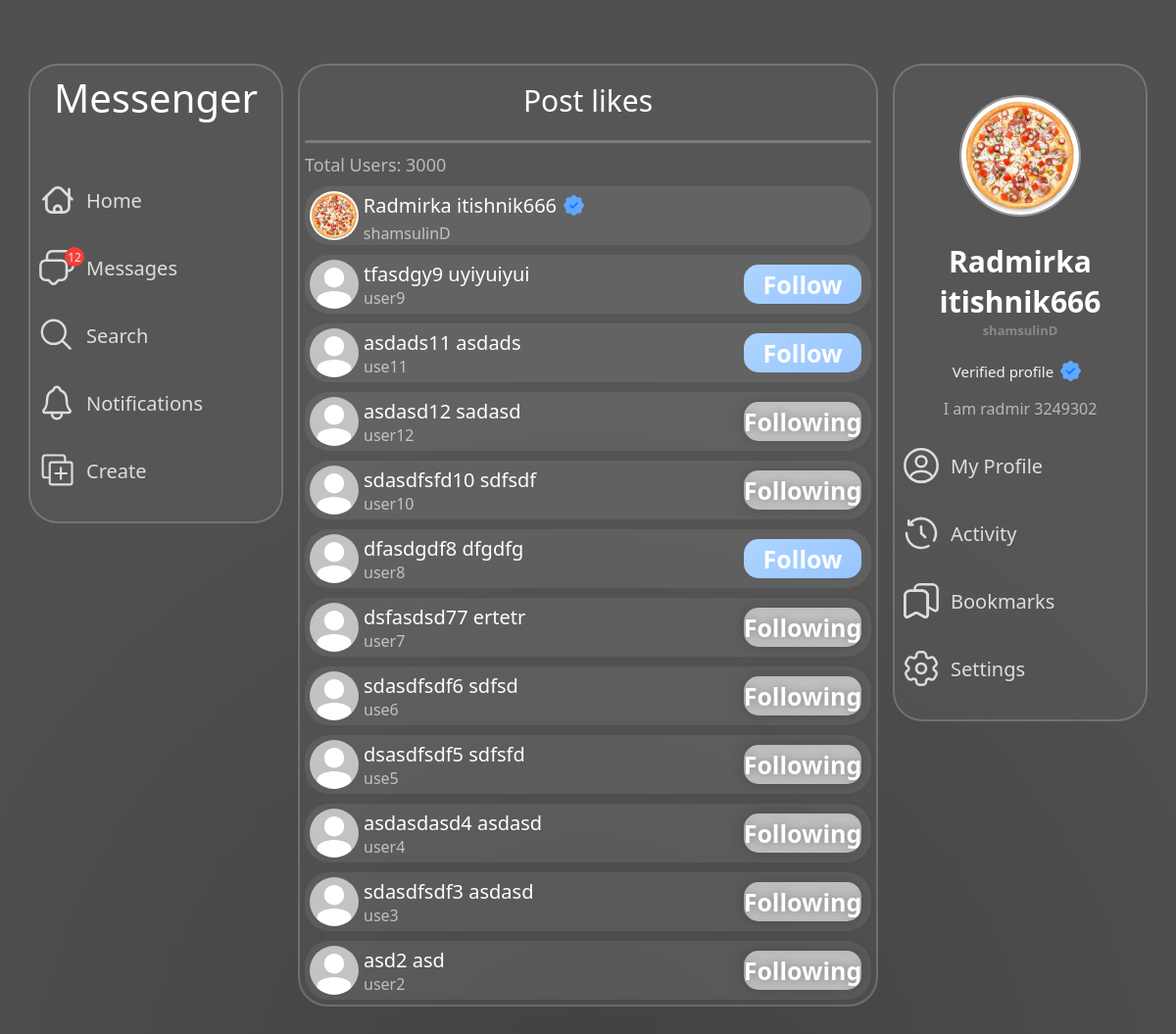
The app's page /post/likes/29/ (signed in) with its own data.
### main/models.py (models this page shows, shortened)
class PostLike(models.Model):
    post = models.ForeignKey(Post, on_delete=models.CASCADE)
    user = models.ForeignKey(User, on_delete=models.CASCADE)

class Post(models.Model):
    author = models.ForeignKey(User, on_delete=models.CASCADE)
    content = models.TextField(max_length=255, blank=True, null=True)
    time_create = models.DateTimeField(auto_now_add=True)
    tags = models.ManyToManyField(PostTag, related_name='post_tags')
    amount_likes = models.IntegerField(default=0)
    amount_comments = models.IntegerField(default=0)

class Profile(models.Model):
    user = models.OneToOneField(User, on_delete=models.CASCADE)
    uuid = models.CharField(max_length=255)
    full_name = models.CharField(max_length=255)
    bio = models.TextField(max_length=255, blank=True, null=True, default='')
    avatar = models.ImageField(upload_to=avatar_directory_path, default='default_avatar.jpg')
    background_avatar = models.ImageField(upload_to=bg_avatar_directory_path, default='default_background_avatar.jpg')
    background_style = models.IntegerField(default=0)
    amount_followers = models.IntegerField(default=0)
    amount_following = models.IntegerField(default=0)
    amount_article = models.IntegerField(default=0)
    recommendations = models.TextField(null=True, default='')
    verify = models.BooleanField(blank=True, default=False)
    language = models.CharField(max_length=255, default='en')
    private = models.BooleanField(default=False)
    last_online = models.DateTimeField(blank=True)
    online_status = models.BooleanField(default=False)
    username_change_time = models.DateTimeField(blank=True)

### main/views.py (the view)
# urls.py: path('post/likes/<slug:pk>/', PostLikesView.as_view(), name='post_likes'),
class PostLikesView(DataMixin, LoginRequiredMixin, ListView):
    model = User
    template_name = 'main/users-list-like.html'
    login_url = 'login'
    def get_object(self):
        post_id = self.kwargs.get('pk')
        if post_id:
            post = Post.objects.filter(pk=post_id).select_related('author__profile').first()
            users = PostLike.objects.filter(
                post=post_id
            ).annotate(
                is_follow=Exists(ProfileFollow.objects.filter(user=self.request.user, profile=OuterRef('user')))
            ).order_by('-pk').select_related('user__profile')[:12]
            is_follower = ProfileFollow.objects.filter(profile=self.request.user, user=post.author).exists()
            if post.author.profile.private and not is_follower and post.author != self.request.user:
                raise Http404('This page is not available')
            return users
        else:
            raise Http404('Username not provided in URL')
    def get_context_data(self, **kwargs):
        context = super().get_context_data(**kwargs)
        c_def = self.get_user_context(title=f'Post likes', users=self.get_object())
        return {**context, **c_def}

### main/utils.py (called while the page is built)
    def get_user_context(self, **kwargs):
        context = kwargs
        profile = self.request.user
        notification_count = ProfileNotification.objects.filter(profile=profile, read=False)[:21].count()
        context['user_profile'] = profile
        context['background_style'] = background_styles[profile.profile.background_style]
        context['notification_count'] = notification_count
        return context

### main/templates/main/users-list-like.html (shortened to what this page needs)
{% extends 'main/base-expanded.html' %}
{% load static %}
{% block head %}
<link rel="stylesheet" href="{% static 'main/css/users-list.css' %}" type="text/css">
{% endblock %}
{% block body %}
<div class="userlist">
    <span class="userlist-title">Post likes</span>
    <div class="userlist-line"></div>
    {% if users|length == 0%}
        <span class="nothing">Nothing here</span>
    {% else %}
    <span class="userlist-total">Total Users: {{ users.0.post.amount_likes }}</span>
    {% for user in users %}
        <div class="userlist-user">
            <img src="{{ user.user.profile.avatar.url }}" alt="{{ user.user.username }}'s avatar" class="userlist-user-avatar">
            <a href="{% url 'profile' username=user.user.username %}" class="userlist-user-username">
                <span class="userlist-user-username-name">
                    {{ user.user.profile.full_name }}
                    {% if user.user.profile.verify %}
                        <img class="user-verify user-verify-small" title="Verified" src="{% static 'main/svg/verify.svg' %}" alt="verified">
                    {% endif %}
                </span>
                <span class="userlist-user-username-login">{{ user.user.username }}</span>
            </a>
            {% if user.user.pk != user_profile.pk %}
                {% if user.is_follow %}
                    <div class="mc-profile-user-unfollow" data-id="{{user.user.pk}}" onclick="profileUnfollow(this)">Following</div>
                {% else %}
                    <div class="mc-profile-user-follow" data-id="{{user.user.pk}}" onclick="profileFollow(this)">Follow</div>
                {% endif %}
            {% endif %}
        </div>
    {% endfor %}
    {% endif %}
</div>
{% endblock %}

### main/templates/main/base-expanded.html (shortened to what this page needs)
{% load static %}
<!DOCTYPE html>
<html lang="en">
<head>
    <link rel="stylesheet" href="{% static 'main/css/base.css' %}" type="text/css">
    <link rel="stylesheet" href="{% static 'main/css/popup.css' %}" type="text/css">
    <link rel="stylesheet" href="{% static 'main/css/home.css' %}" type="text/css">
    <link rel="stylesheet" href="{% static 'main/css/' %}{{ background_style }}" type="text/css">
    {% block head %}
    {% endblock %}
</head>
<body>
    <div class="main-container">
        <div class="mc-container-sidebar-container">
            <aside class="mc-sidebar-container">
                <div class="mc-sidebar-container-logo">Messenger</div>
                <div class="mc-sidebar-container-links">
                    <a class="mc-sb-c-links-a" href="{% url 'home' %}">
                        <img class="mc-sb-c-links-img" src="{% static 'main/svg/home-sidebar.svg' %}" alt="svg-image">
                        Home
                    </a>
                    <a style="position: relative;" href="{% url 'chat' %}">
                        <div class="mc-sb-c-links-message">12</div>
                        <div class="mc-sb-c-links-a">
                            <img class="mc-sb-c-links-img" src="{% static 'main/svg/messages-sidebar.svg' %}" alt="svg-image">
                            Messages
                        </div>
                    </a>
                    <a class="mc-sb-c-links-a" href="{% url 'search' %}">
                        <img class="mc-sb-c-links-img" src="{% static 'main/svg/search-sidebar.svg' %}" alt="svg-image">
                        Search
                    </a>
                    <a style="position: relative;" href="{% url 'profile_notification' %}">
                        <div class="mc-sb-c-links-a">
                            <img class="mc-sb-c-links-img" src="{% static 'main/svg/notification-sidebar.svg' %}" alt="svg-image">
                            Notifications
                        </div>
                    </a>
                    <a class="mc-sb-c-links-a" href="{% url 'create_post' %}">
                        <img class="mc-sb-c-links-img" src="{% static 'main/svg/create-sidebar.svg' %}" alt="svg-image">
                        Create
                    </a>
                </div>
            </aside>
        </div>
        <main class="mc-container-feed-container">
            {% block body %}
            {% endblock %}
        </main>
        <div class="mc-container-second-sidebar-container">
            <aside class="mc-second-sidebar-container">
                <a href="{% url 'profile' username=user_profile.username %}"><img class="mc-second-sidebar-container-avatar" src="{{ user_profile.profile.avatar.url }}" alt="{{ user_profile.username }}'s avatar"></a>
                <a href="{% url 'profile' username=user_profile.username %}"><h1 class="mc-second-sidebar-container-username">{{ user_profile.profile.full_name}}</h1></a>
                <h2 class="mc-second-sidebar-container-userid">{{ user_profile.username}}</h2>
                {% if user_profile.profile.verify %}
                    <div class="mc-second-sidebar-container-verify">
                        Verified profile
                        <img class="user-verify" title="Verified" src="{% static 'main/svg/verify.svg' %}">
                    </div>
                {% endif %}
                {% if user_profile.profile.bio != '' %}
                    <div class="mc-second-sidebar-container-description">{{ user_profile.profile.bio }}</div>
                {% endif %}
                <a class="mc-sb-c-links-a" href="{% url 'profile' username=user_profile.username %}">
                    <img class="mc-sb-c-links-img" src="{% static 'main/svg/profile.svg' %}" alt="svg-image">
                    My Profile
                </a>
                <a class="mc-sb-c-links-a" href="{% url 'activity' %}">
                    <img class="mc-sb-c-links-img" src="{% static 'main/svg/history.svg' %}" alt="svg-image">
                    Activity
                </a>
                <a class="mc-sb-c-links-a" href="{% url 'activity_bookmarks' %}">
                    <img class="mc-sb-c-links-img" src="{% static 'main/svg/save.svg' %}" alt="svg-image">
                    Bookmarks
                </a>
                <a class="mc-sb-c-links-a" href="{% url 'settings' %}">
                    <img class="mc-sb-c-links-img" src="{% static 'main/svg/settings.svg' %}" alt="svg-image">
                    Settings
                </a>
            </aside>
        </div>
    </div>
</body>
</html>

### main/static/main/css/base.css (style rules this page uses)
body { transition: all 500ms ease-in-out; margin: 0; background-attachment: fixed; color: #fff; width: 100%; height: 100%; cursor: default; }
.user-verify { height: 25px; width: 25px; margin: 5px; }

### main/static/main/css/home.css (style rules this page uses)
.main-container { width: fit-content; display: flex; margin: 50px auto; }
a { text-decoration: none; }
h1, h2, h3, h4, h5, h6 { margin: 0; color: #fff; }
.mc-container-sidebar-container { width: 290px; height: 100%; height: auto; }
.mc-container-second-sidebar-container { width: 290px; height: 100%; height: auto; }
.mc-container-feed-container { width: 592px; margin-bottom: 120px; }
.mc-sidebar-container { width: calc(100%-20px); margin: 15px; padding: 5px; border-radius: 30px; background: rgba(255, 255, 255, 0.041); backdrop-filter: blur( 4px ); -webkit-backdrop-filter: blur( 4px ); border: 2px solid rgba( 255, 255, 255, 0.18 ); position: sticky; top: 65px; left: 0; }
.mc-second-sidebar-container { width: calc(100%-20px); margin: 15px; padding: 5px; border-radius: 30px; background: rgba(255, 255, 255, 0.041); backdrop-filter: blur( 4px ); -webkit-backdrop-filter: blur( 4px ); border: 2px solid rgba( 255, 255, 255, 0.18 ); position: sticky; top: 65px; left: 0; display: grid; text-align: center; }
.mc-sidebar-container-logo { font-size: 40px; color: #fff; text-align: center; }
.mc-sidebar-container-links { display: grid; margin-top: 55px; }
.mc-sb-c-links-a { font-size: 20px; color: #fff; margin-bottom: 25px; align-items: center; display: flex; text-decoration: none; padding: 2px; border-radius: 10px; opacity: 80%; position: relative; transition: all 250ms ease-in-out; }
.mc-sb-c-links-img { height: 40px; width: 40px; margin-right: 10px; }
.mc-second-sidebar-container-avatar { height: 120px; width: 120px; object-fit: cover; border-radius: 50%; border: 2px solid #ffffff5d; margin: auto; margin-top: 25px; }
.mc-second-sidebar-container-username { color: #fff; font-size: 30px; margin-top: 20px; }
.mc-second-sidebar-container-description { overflow: hidden; width: 100%; margin-top: 5px; margin-bottom: 25px; color: #ffffff94; -webkit-text-fill-color: #ffffff94; max-height: 75px; }
.mc-second-sidebar-container-userid { color: #ffffff4b; -webkit-text-fill-color: #ffffff4b; font-size: 13px; margin-bottom: 10px; }
.mc-sb-c-links-message, .mc-sb-c-links-notify { background-color: #f43f38; width: 20px; height: 20px; position: absolute; border-radius: 50%; font-size: 12px; align-items: center; display: flex; justify-content: center; top: 0; left: 0; margin-left: 30px; max-width: 25px; color: #ffffffde; -webkit-text-fill-color: #ffffffde; margin-top: 1px; z-index: 1; font-weight: 500; }
.mc-second-sidebar-container-verify { display: flex; justify-content: center; align-items: center; font-size: 15px; color: #ffffffec; -webkit-text-fill-color: #ffffffec; margin: 5px 0px; font-weight: 500; }

### main/static/main/css/style-black.css (style rules this page uses)
body { background: radial-gradient(circle at 50% 100%, #414141 0%, #505050 60%); background-attachment: fixed !important; }

### records on screen
PostLike: post.amount_likes "3000", user.profile.avatar (picture), user.profile.full_name "Radmirka itishnik666", user.username "shamsulinD"
PostLike: user.profile.avatar (placeholder picture), user.profile.full_name "tfasdgy9 uyiyuiyui", user.username "user9"
PostLike: user.profile.avatar (placeholder picture), user.profile.full_name "asdads11 asdads", user.username "use11"
PostLike: user.profile.avatar (placeholder picture), user.profile.full_name "asdasd12 sadasd", user.username "user12"
PostLike: user.profile.avatar (placeholder picture), user.profile.full_name "sdasdfsfd10 sdfsdf", user.username "user10"
PostLike: user.profile.avatar (placeholder picture), user.profile.full_name "dfasdgdf8 dfgdfg", user.username "user8"
PostLike: user.profile.avatar (placeholder picture), user.profile.full_name "dsfasdsd77 ertetr", user.username "user7"
PostLike: user.profile.avatar (placeholder picture), user.profile.full_name "sdasdfsdf6 sdfsd", user.username "use6"
PostLike: user.profile.avatar (placeholder picture), user.profile.full_name "dsasdfsdf5 sdfsfd", user.username "use5"
PostLike: user.profile.avatar (placeholder picture), user.profile.full_name "asdasdasd4 asdasd", user.username "user4"
PostLike: user.profile.avatar (placeholder picture), user.profile.full_name "sdasdfsdf3 asdasd", user.username "use3"
PostLike: user.profile.avatar (placeholder picture), user.profile.full_name "asd2 asd", user.username "user2"

### other values on screen
{{ user_profile.profile.full_name }} "Radmirka itishnik666"
{{ user_profile.username }} "shamsulinD"
{{ user_profile.profile.bio }} "I am radmir 3249302"
